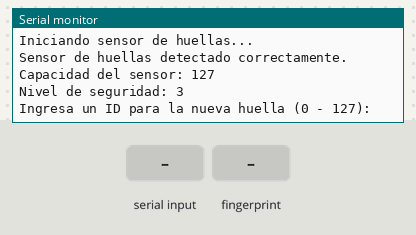
Recording of a sketch running on a simulated ESP32. Parts: the last lines printed to the serial monitor. Inputs (shaded band) come from the test bench.

Above: at 2.2 s.
2.3 s: "90,45\n" received over Serial
At 2.6 s:
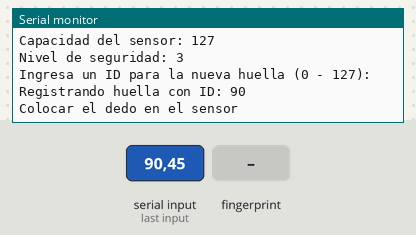
3.8 s: finger stored as number 1 placed on the sensor
At 5.2 s:
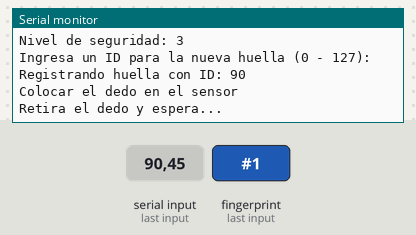
6.8 s: finger stored as number 1 placed on the sensor
At 7.9 s:
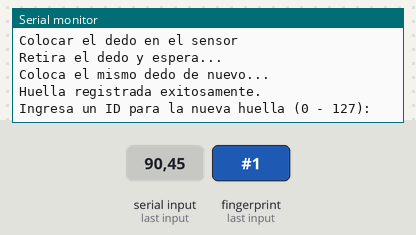
8.5 s: "200\n" received over Serial
At 9.7 s:
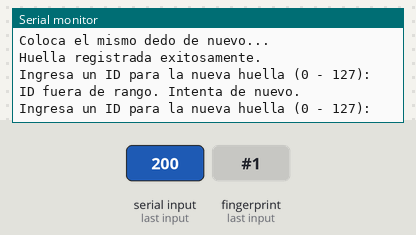

Measured:
- after the input at 2.3 s, the serial monitor: prints a new line at once (image 1)
- after the input at 3.8 s, the serial monitor: prints a new line after 0.20 s (image 2)
- after the input at 6.8 s, the serial monitor: prints a new line after 0.25 s (image 3)
- after the input at 8.5 s, the serial monitor: prints a new line at once (image 4)

The sketch:

Enroll.ino
```cpp
#include <HardwareSerial.h>
#include <Adafruit_Fingerprint.h>

HardwareSerial mySerial(2);  // UART2 en ESP32 (GPIO16 y GPIO17)
Adafruit_Fingerprint finger = Adafruit_Fingerprint(&mySerial);

void setup() {
    Serial.begin(115200);
    mySerial.begin(57600, SERIAL_8N1, 16, 17);  // TX y RX del ESP32

    Serial.println("Iniciando sensor de huellas...");
    finger.begin(57600);

    if (finger.verifyPassword()) {
        Serial.println("Sensor de huellas detectado correctamente.");
    } else {
        Serial.println("Error: No se pudo encontrar el sensor.");
        while (1);
    }

    Serial.print("Capacidad del sensor: ");
    Serial.println(finger.capacity);
    Serial.print("Nivel de seguridad: ");
    Serial.println(finger.security_level);
}

void loop() {
    Serial.println("\nIngresa un ID para la nueva huella (0 - 127): ");
    while (Serial.available() == 0);

    int id = Serial.parseInt();
    while (Serial.available()) Serial.read();  // Limpia buffer

    if (id < 0 || id > 127) {
        Serial.println("ID fuera de rango. Intenta de nuevo.");
        return;
    }

    Serial.print("Registrando huella con ID: ");
    Serial.println(id);

    if (enrollFingerprint(id)) {
        Serial.println("Huella registrada exitosamente.");
    } else {
        Serial.println("Error al registrar la huella.");
    }
}

// Función para registrar una huella
bool enrollFingerprint(int id) {
    int p;

    Serial.println("Colocar el dedo en el sensor");
    while ((p = finger.getImage()) != FINGERPRINT_OK);

    p = finger.image2Tz(1);
    if (p != FINGERPRINT_OK) return false;

    Serial.println("Retira el dedo y espera...");
    delay(2000);

    Serial.println("Coloca el mismo dedo de nuevo...");
    while ((p = finger.getImage()) != FINGERPRINT_OK);

    p = finger.image2Tz(2);
    if (p != FINGERPRINT_OK) return false;

    p = finger.createModel();
    if (p != FINGERPRINT_OK) return false;

    p = finger.storeModel(id);
    return (p == FINGERPRINT_OK);
}
```
